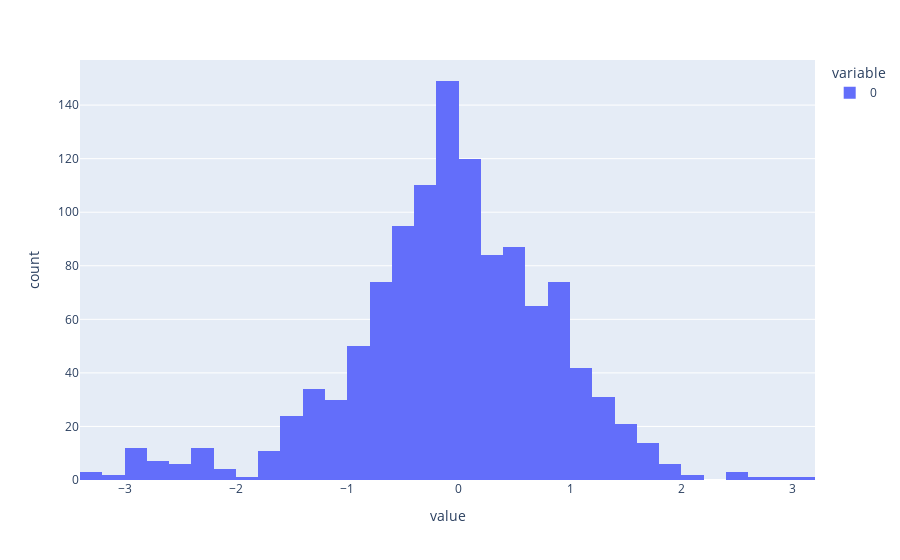
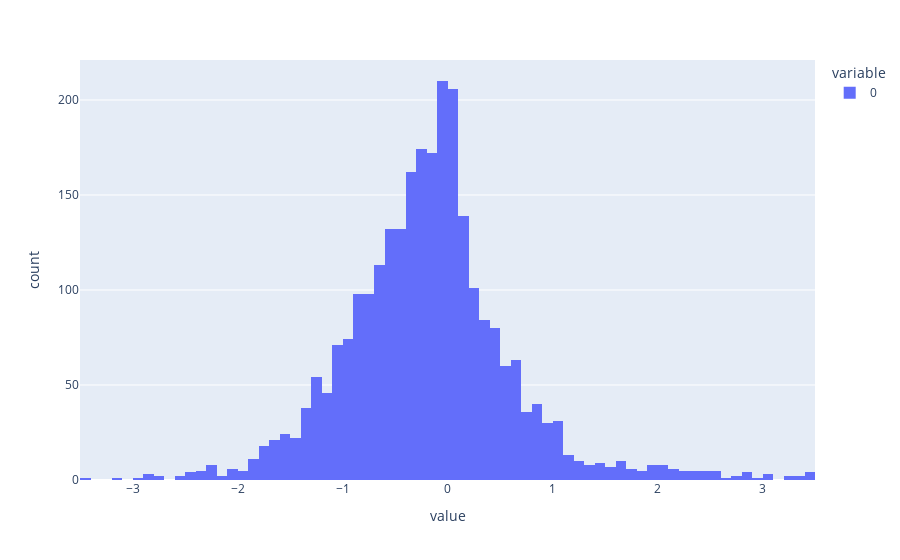
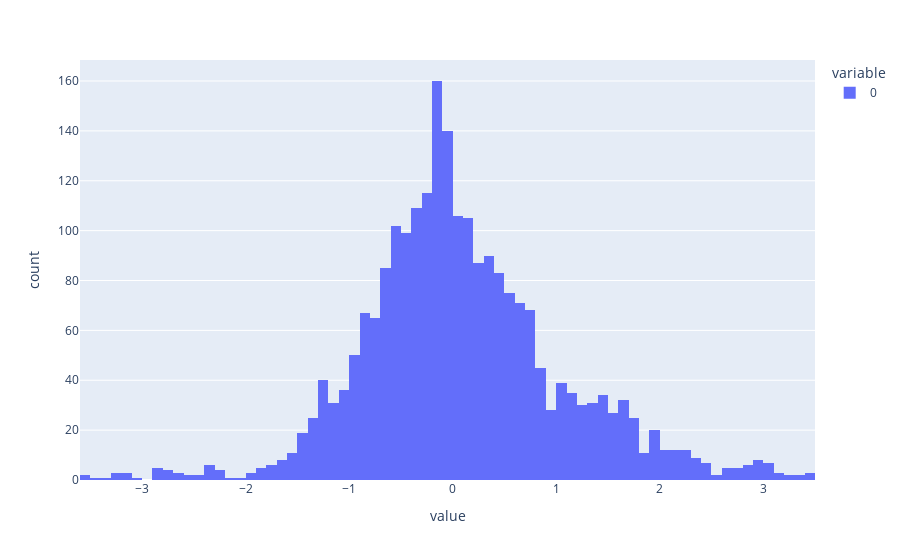
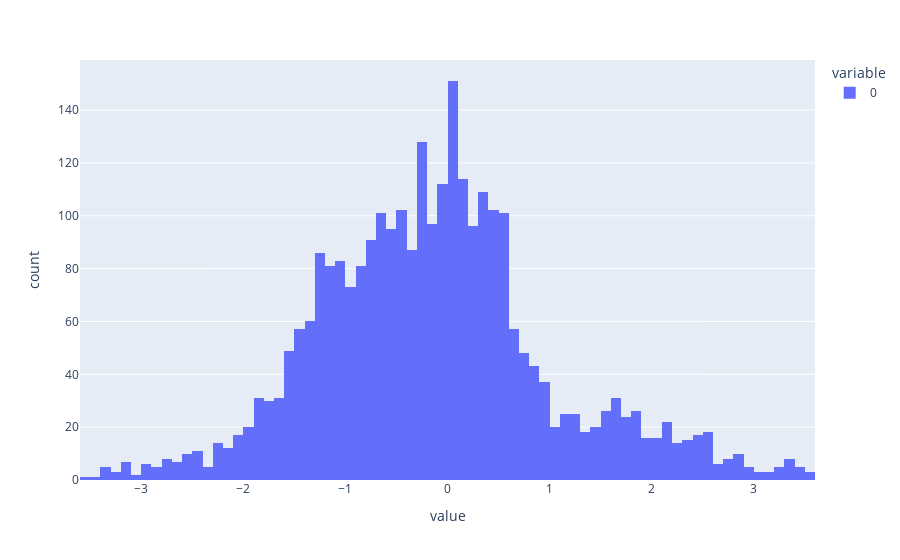

The notebook cell these images were saved under, in order:
### Code cell
# THis code is for DM1 DM2 BM1  and BM2
for remarks  in final_data.market_condition.unique() :
    print(remarks)
    remark_data = final_data.query('market_condition == @remarks')
    df_list =  np.array(remark_data[columns[3:24]].values.tolist()).flatten()
    pe.histogram(df_list).show()
    skewness = skew(df_list)
    kurt = kurtosis(df_list)
    print(f'skewness: {skewness}, kurtosis: {kurt}')

### Figure 1 — Plotly figure (JSON) as saved in the notebook; plotly's stock layout.template omitted (floating-point values rounded to 4 significant figures; data arrays with more than 128 entries replaced by an {"elided": "..."} marker saying what was removed)
{"data": [{"alignmentgroup": "True", "bingroup": "x", "hovertemplate": "variable=0<br>value=%{x}<br>count=%{y}<extra></extra>", "legendgroup": "0", "marker": {"color": "#636efa", "pattern": {"shape": ""}}, "name": "0", "offsetgroup": "0", "orientation": "v", "showlegend": true, "type": "histogram", "x": {"elided": "1176 float values"}, "xaxis": "x", "yaxis": "y"}], "layout": {"barmode": "relative", "legend": {"title": {"text": "variable"}, "tracegroupgap": 0}, "margin": {"t": 60}, "xaxis": {"anchor": "y", "domain": [0, 1], "title": {"text": "value"}}, "yaxis": {"anchor": "x", "domain": [0, 1], "title": {"text": "count"}}}}

### Figure 2 — Plotly figure (JSON) as saved in the notebook; plotly's stock layout.template omitted (floating-point values rounded to 4 significant figures; data arrays with more than 128 entries replaced by an {"elided": "..."} marker saying what was removed)
{"data": [{"alignmentgroup": "True", "bingroup": "x", "hovertemplate": "variable=0<br>value=%{x}<br>count=%{y}<extra></extra>", "legendgroup": "0", "marker": {"color": "#636efa", "pattern": {"shape": ""}}, "name": "0", "offsetgroup": "0", "orientation": "v", "showlegend": true, "type": "histogram", "x": {"elided": "2709 float values"}, "xaxis": "x", "yaxis": "y"}], "layout": {"barmode": "relative", "legend": {"title": {"text": "variable"}, "tracegroupgap": 0}, "margin": {"t": 60}, "xaxis": {"anchor": "y", "domain": [0, 1], "title": {"text": "value"}}, "yaxis": {"anchor": "x", "domain": [0, 1], "title": {"text": "count"}}}}

### Figure 3 — Plotly figure (JSON) as saved in the notebook; plotly's stock layout.template omitted (floating-point values rounded to 4 significant figures; data arrays with more than 128 entries replaced by an {"elided": "..."} marker saying what was removed)
{"data": [{"alignmentgroup": "True", "bingroup": "x", "hovertemplate": "variable=0<br>value=%{x}<br>count=%{y}<extra></extra>", "legendgroup": "0", "marker": {"color": "#636efa", "pattern": {"shape": ""}}, "name": "0", "offsetgroup": "0", "orientation": "v", "showlegend": true, "type": "histogram", "x": {"elided": "2352 float values"}, "xaxis": "x", "yaxis": "y"}], "layout": {"barmode": "relative", "legend": {"title": {"text": "variable"}, "tracegroupgap": 0}, "margin": {"t": 60}, "xaxis": {"anchor": "y", "domain": [0, 1], "title": {"text": "value"}}, "yaxis": {"anchor": "x", "domain": [0, 1], "title": {"text": "count"}}}}

### Figure 4 — Plotly figure (JSON) as saved in the notebook; plotly's stock layout.template omitted (floating-point values rounded to 4 significant figures; data arrays with more than 128 entries replaced by an {"elided": "..."} marker saying what was removed)
{"data": [{"alignmentgroup": "True", "bingroup": "x", "hovertemplate": "variable=0<br>value=%{x}<br>count=%{y}<extra></extra>", "legendgroup": "0", "marker": {"color": "#636efa", "pattern": {"shape": ""}}, "name": "0", "offsetgroup": "0", "orientation": "v", "showlegend": true, "type": "histogram", "x": {"elided": "2856 float values"}, "xaxis": "x", "yaxis": "y"}], "layout": {"barmode": "relative", "legend": {"title": {"text": "variable"}, "tracegroupgap": 0}, "margin": {"t": 60}, "xaxis": {"anchor": "y", "domain": [0, 1], "title": {"text": "value"}}, "yaxis": {"anchor": "x", "domain": [0, 1], "title": {"text": "count"}}}}
